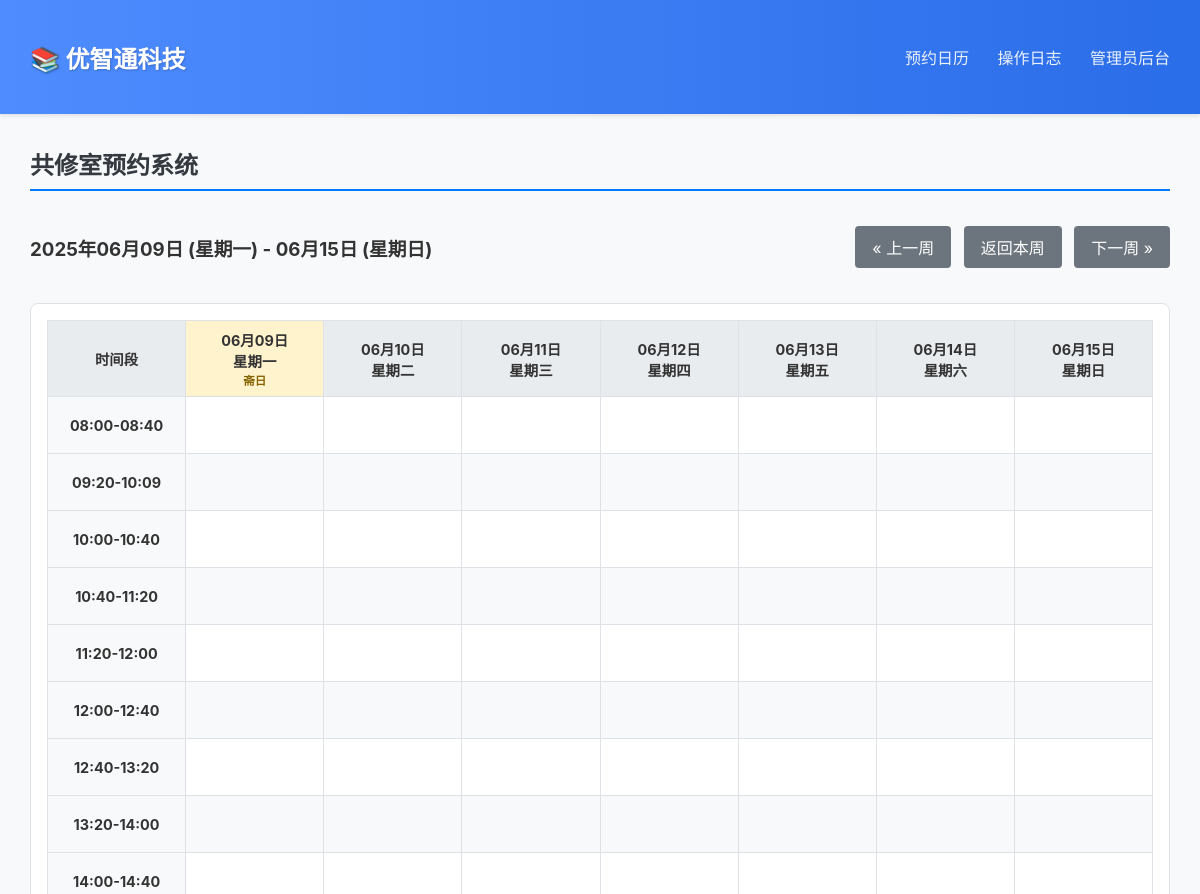
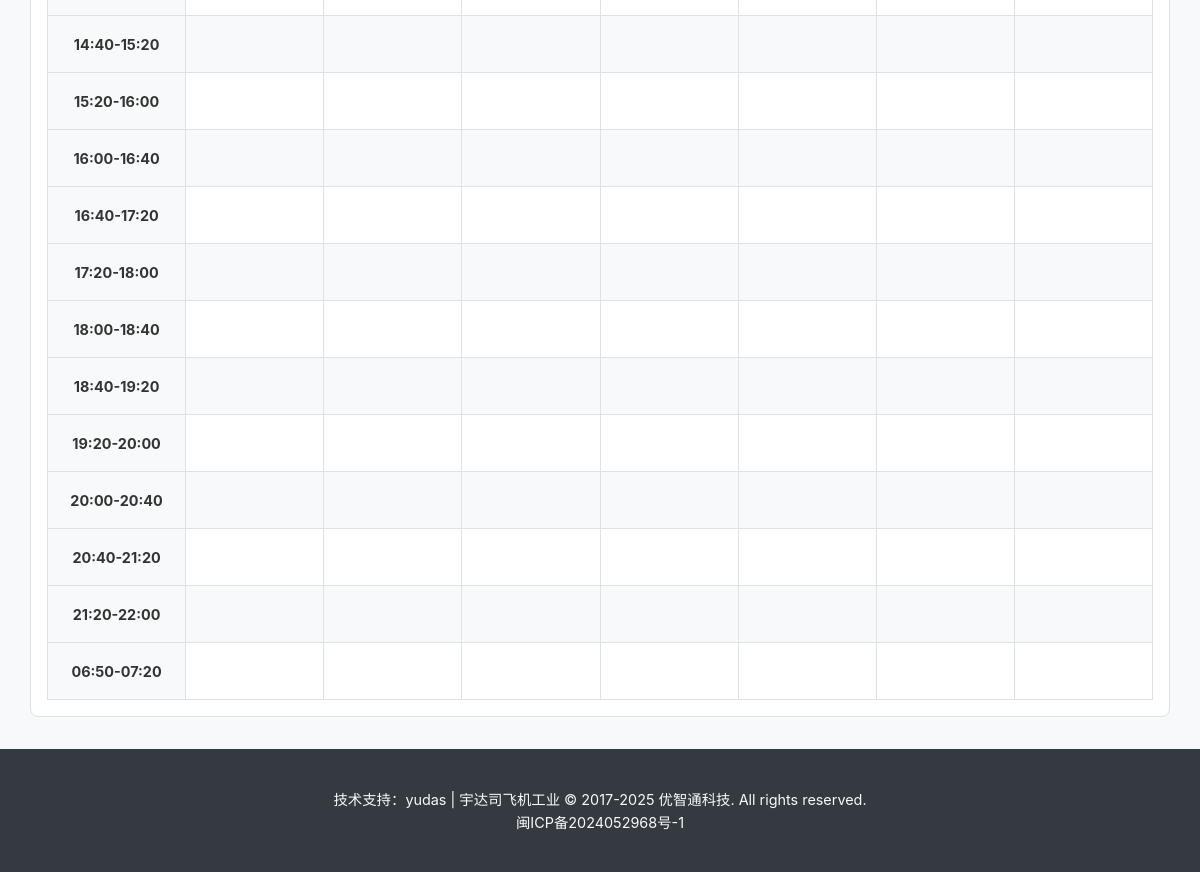
The app's page /schedule?start_date=2025-06-09 with its own data (2 pictures, top to bottom).
### app.py (models this page shows)
    class TimeSlot(sql_alchemy_db.Model): id = sql_alchemy_db.Column(sql_alchemy_db.Integer,
                                                                     primary_key=True); slot_value = sql_alchemy_db.Column(
        sql_alchemy_db.String(50), unique=True, nullable=False); order = sql_alchemy_db.Column(sql_alchemy_db.Integer)

### app.py (the view)
@app.route('/schedule')
@check_db_connection
def schedule():
    start_date_str = request.args.get('start_date')
    today = date.today()
    start_date = datetime.strptime(start_date_str, '%Y-%m-%d').date() if start_date_str else today
    current_monday = start_date - timedelta(days=start_date.weekday())
    week_dates = [(current_monday + timedelta(days=i)) for i in range(7)]
    reservations = {};
    special_dates = set();
    time_slots = get_time_slots()
    if db_is_redis:
        special_dates = db.smembers('special_dates') or set()
        with db.pipeline() as pipe:
            for d in week_dates:
                for ts in time_slots: pipe.get(f"reservation:{d.isoformat()}:{ts}")
            results = pipe.execute()
        i = 0
        for d in week_dates:
            for ts in time_slots:
                if results[i]: reservations[f"{d.isoformat()}:{ts}"] = results[i]
                i += 1
    else:
        res_results = Reservation.query.all();
        special_dates = {sd.date_str for sd in SpecialDate.query.all()}
        for res in res_results: reservations[res.id] = res.user_name
    return render_template('index.html', week_dates=week_dates, time_slots=time_slots, reservations=reservations,
                           special_dates=special_dates, special_date_name="斋日", date_range_start=week_dates[0],
                           date_range_end=week_dates[-1],
                           prev_week_start_date=(current_monday - timedelta(weeks=1)).isoformat(),
                           next_week_start_date=(current_monday + timedelta(weeks=1)).isoformat(),
                           today_start_date=today.isoformat())

### app.py (called while the page is built)
def get_time_slots():
    if db_is_redis:
        return db.lrange(TIME_SLOTS_KEY, 0, -1)
    else:
        return [s.slot_value for s in TimeSlot.query.order_by(TimeSlot.order).all()]

def check_db_connection(f):
    @wraps(f)
    def decorated_function(*args, **kwargs):
        db_handle = db if db_is_redis else db.session
        if db_handle is None: return "数据库连接失败，请检查服务器配置或环境变量。", 503
        return f(*args, **kwargs)
    return decorated_function

### templates/index.html (shortened to what this page needs)
{% extends "base.html" %}
{% block content %}
<h2>共修室预约系统</h2>
<div class="schedule-header">
    <div class="date-range">
        <h3>{{ date_range_start.strftime('%Y年%m月%d日') }} ({{ date_range_start.strftime('%A') | replace('Monday', '星期一') | replace('Tuesday', '星期二') | replace('Wednesday', '星期三') | replace('Thursday', '星期四') | replace('Friday', '星期五') | replace('Saturday', '星期六') | replace('Sunday', '星期日') }}) - {{ date_range_end.strftime('%m月%d日') }} ({{ date_range_end.strftime('%A') | replace('Monday', '星期一') | replace('Tuesday', '星期二') | replace('Wednesday', '星期三') | replace('Thursday', '星期四') | replace('Friday', '星期五') | replace('Saturday', '星期六') | replace('Sunday', '星期日') }})</h3>
    </div>
    <div class="navigation">
        <a href="{{ url_for('schedule', start_date=prev_week_start_date) }}" class="button">&laquo; 上一周</a>
        <a href="{{ url_for('schedule', start_date=today_start_date) }}" class="button">返回本周</a>
        <a href="{{ url_for('schedule', start_date=next_week_start_date) }}" class="button">下一周 &raquo;</a>
    </div>
</div>
<div class="schedule-grid-container">
    <table class="schedule-grid">
        <thead>
            <tr>
                <th class="time-header">时间段</th>
                {% for day in week_dates %}
                <th class="{% if day.isoformat() in special_dates %}special-date{% endif %}">
                    {{ day.strftime('%m月%d日') }}<br>
                    {{ day.strftime('%A') | replace('Monday', '星期一') | replace('Tuesday', '星期二') | replace('Wednesday', '星期三') | replace('Thursday', '星期四') | replace('Friday', '星期五') | replace('Saturday', '星期六') | replace('Sunday', '星期日') }}
                    {% if day.isoformat() in special_dates %}
                        <br><span class="special-date-tag">{{ special_date_name }}</span>
                    {% endif %}
                </th>
                {% endfor %}
            </tr>
        </thead>
        <tbody>
            {% for time_slot in time_slots %}
            <tr>
                <td class="time-slot-label">{{ time_slot }}</td>
                {% for day in week_dates %}
                {% set res_key = day.isoformat() + ':' + time_slot %}
                <td data-date="{{ day.isoformat() }}" data-time="{{ time_slot }}" data-user="{{ reservations.get(res_key, '') }}">
                </td>
                {% endfor %}
            </tr>
            {% endfor %}
        </tbody>
    </table>
</div>
{% endblock %}

### static/css/style.css (style rules this page uses)
:root { --primary-color: #007bff; --primary-hover-color: #0056b3; --danger-color: #dc3545; --danger-hover-color: #c82333; --special-date-bg: #fff3cd; --border-color: #dee2e6; --background-color: #f8f9fa; --text-color: #333; --header-bg: #ffffff; --footer-bg: #343a40; --footer-text: #f8f9fa; --font-family: -apple-system, BlinkMacSystemFont, "Segoe UI", Roboto, "Helvetica Neue", Arial, sans-serif; }
body { font-family: var(--font-family); margin: 0; background-color: var(--background-color); color: var(--text-color); display: flex; flex-direction: column; min-height: 100vh; }
h2 { color: #343a40; border-bottom: 2px solid #007bff; padding-bottom: 0.5rem; margin-top: 0; }
.schedule-header { display: flex; justify-content: space-between; align-items: center; flex-wrap: wrap; margin-bottom: 1.5rem; margin-top: 1.5rem; }
.navigation a { margin-left: 0.5rem; }
.schedule-grid-container { overflow-x: auto; background: white; border: 1px solid var(--border-color); border-radius: 8px; padding: 1rem; }
.schedule-grid { width: 100%; border-collapse: collapse; table-layout: fixed; }
.schedule-grid th, .schedule-grid td { border: 1px solid var(--border-color); padding: 0.5rem; text-align: center; min-width: 120px; font-size: 0.9rem; }
.schedule-grid thead th { background-color: #e9ecef; position: sticky; top: 0; z-index: 10; }
.schedule-grid .time-header { min-width: 100px; }
.schedule-grid .time-slot-label { font-weight: bold; background-color: #f8f9fa; }
.schedule-grid tbody td { cursor: pointer; transition: background-color 0.2s; height: 40px; white-space: nowrap; overflow: hidden; text-overflow: ellipsis; }
.special-date { background-color: var(--special-date-bg) !important; }
.special-date-tag { font-weight: bold; color: #856404; font-size: 0.8em; }
table { width: 100%; border-collapse: collapse; }
table th, table td { padding: 0.75rem; border-bottom: 1px solid var(--border-color); text-align: left; }
table thead th { background-color: #e9ecef; }
table tbody tr:nth-child(even) { background-color: #f8f9fa; }
.button, .button-primary, .button-danger, .button-danger-small, .button-small { display: inline-block; padding: 0.5rem 1rem; border: 1px solid transparent; border-radius: 0.25rem; text-decoration: none; cursor: pointer; font-size: 1rem; transition: all 0.2s ease-in-out; text-align: center; background-color: #6c757d; color: white; }

### records on screen
TimeSlot: slot_value "08:00-08:40"
TimeSlot: slot_value "09:20-10:09"
TimeSlot: slot_value "10:00-10:40"
TimeSlot: slot_value "10:40-11:20"
TimeSlot: slot_value "11:20-12:00"
TimeSlot: slot_value "12:00-12:40"
TimeSlot: slot_value "12:40-13:20"
TimeSlot: slot_value "13:20-14:00"
TimeSlot: slot_value "14:00-14:40"
TimeSlot: slot_value "14:40-15:20"
TimeSlot: slot_value "15:20-16:00"
TimeSlot: slot_value "16:00-16:40"
TimeSlot: slot_value "16:40-17:20"
TimeSlot: slot_value "17:20-18:00"
TimeSlot: slot_value "18:00-18:40"
TimeSlot: slot_value "18:40-19:20"
TimeSlot: slot_value "19:20-20:00"
TimeSlot: slot_value "20:00-20:40"
TimeSlot: slot_value "20:40-21:20"
TimeSlot: slot_value "21:20-22:00"
TimeSlot: slot_value "06:50-07:20"

### other values on screen
{{ date_range_start.strftime('%Y年%m月%d日') }} "2025年06月09日"
{{ date_range_end.strftime('%m月%d日') }} "06月15日"
{{ day.strftime('%m月%d日') }} "06月09日" "06月10日" "06月11日" "06月12日" "06月13日" "06月14日" "06月15日"
{{ special_date_name }} "斋日"
